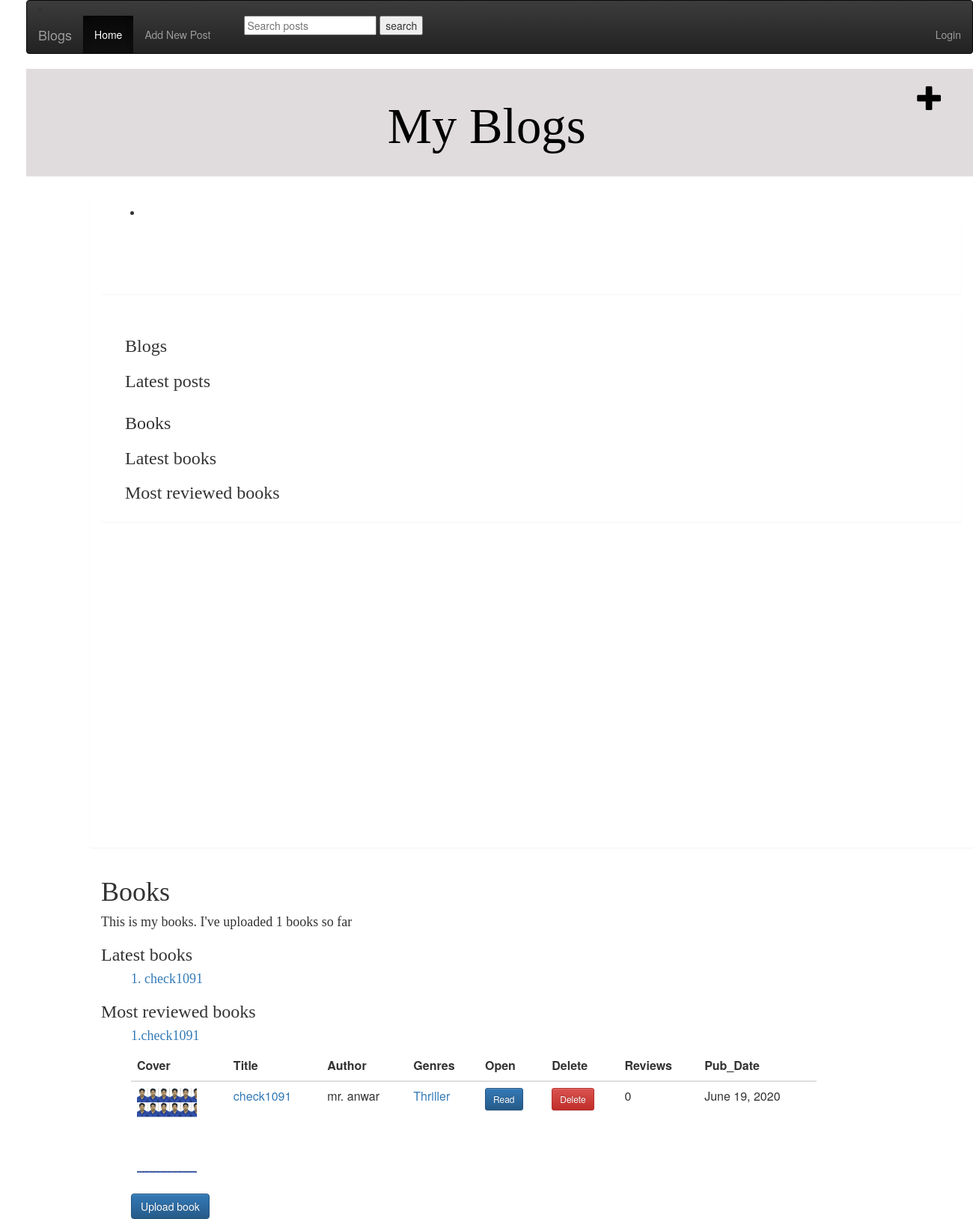
The app's page /Library/ with its own data.
### core/models.py (models this page shows, shortened)
class Book(models.Model):
    title = models.CharField(max_length=100)
    author = models.CharField(max_length=100)
    pdf = models.FileField(upload_to='book/pdfs/')
    cover = models.ImageField(upload_to='book/covers/', null=True, blank=True)
    published_date = models.DateTimeField(blank=True, null=True, auto_now_add=True)
    category = models.ForeignKey(Category, on_delete=models.PROTECT, null=True)
    views = models.PositiveIntegerField(default=0)

class Category(models.Model):
    name= models.CharField(max_length=250)
    slug = models.SlugField(max_length=250, unique=True)
    class Meta:
        ordering = ('name',)
    def get_absolute_url(self):
        return reverse('list_of_book_by_category', args=[self.slug])
    def __str__(self):
        return self.name

### core/views.py (the view)
# urls.py: path('Library/', views.book_list, name='book_list'),
def book_list(request):
    books = Book.objects.all()
    template = 'core/book_list.html'
    return render(request, template, {
        'books' : books
    })

### core/templatetags/book_tags.py (called while the page is built)
@register.simple_tag
def total_book():
    return Book.objects.count()

@register.inclusion_tag('core/latest_books.html')
def show_latest_books(count=5):
    latest_books = Book.objects.order_by('-published_date')[:count]
    return {'latest_books': latest_books}

@register.simple_tag
def get_most_commented_posts(count=2):
    post_objects_comment =  Book.objects.annotate(total_comments = Count('comments'))
    return post_objects_comment.order_by('-total_comments')[:count]

### core/templates/core/book_list.html (shortened to what this page needs)
{% extends 'core/base_core.html' %}
{% block content %}
        <table class="table mb-0" >
        <thead>
        <tr>
            <th>Cover</th>
            <th>Title</th>
            <th>Author</th>
            <th>Genres</th>
            <th>Open</th>
            <th>Delete</th>
            <th>Reviews</th>
            <th>Pub_Date</th>
        </tr>
        </thead>
        <tbody>
            {% for book in books %}
               <tr>
                   <td>
                   {% if book.cover %}
                       <a href="{{ book.cover.url }}"><img src="{{ book.cover.url }}" alt="{{ book.title }}" style="width: 80px">
                    {% else %}
                       <span class="text-muted">No cover</span>
                   {% endif %}
                   </td>
                   <td><a href="{% url 'book_detail' pk=book.pk %}">{{ book.title }}</a></td>
                   <td>{{ book.author }}</td>
                   <td><a href="{{ book.category.get_absolute_url }}">{{ book.category }}</a></td>
                   <td>
                       <a href="{{ book.pdf.url }}" class="btn btn-primary btn-sm" target="_blank">
                           Read
                       </a>
                   </td>
                   <td>
                       <form method="post" action="{% url 'delete_book' book.pk %}">
                           <button type="submit" class="btn btn-danger btn-sm">Delete</button>
                       </form>
                   </td>
                   <td>{{ book.comments.count }}</a></td>
                   <td>{{ book.published_date |date:"F d, Y" }}</td>
           </tr>
            {% endfor %}
        </tbody>
    </table>
            <a href="{% url 'upload_book' %}" class="btn btn-primary">Upload book</a>
               </div>
            </div></div>
{% endblock %}

### core/templates/core/base_core.html (shortened to what this page needs)
{% load static %}
{% load book_tags %}
<html>
   {% include 'blog/base.html' %}
   <body>
      <div class="content container-fluid">
         <div class="row">
            {% include 'blog/left_sidebar.html' %}
<div class="collapse navbar-collapse" id="navbarNav">
                                            <h1>Books</h1>
                                            <h4>This is my books. I've uploaded {% total_book %} books so far</h4>
                                            <h3>Latest books</h3>
                                          <h4>{% show_latest_books 2 %}</h4>
                                            <h3>Most reviewed books</h3>
                                            {% get_most_commented_posts as	most_commented_posts	%}
                                            <ul> {%	for	book in	most_commented_posts	%}
                                            <a	href="{% url 'book_detail' pk=book.pk %}">
                                                <h4>{{forloop.counter}}.{{ book.title	}}</h4>
                                            </a>
                                {%	endfor	%}
                            </ul>
                            </div>
  <div class="container">
    <div class="row justify-content-center">
      <div class="col-lg-10 col-md-12">
        <div class="card mb-4">
          <div class="card-body">
            {% block content %}
            {% endblock %}
          </div>
        </div>
      </div>
    </div>
</body>
</html>

### core/templates/core/latest_books.html
<ul>
    {% for book in latest_books %}
        <a href="{% url 'book_detail' pk=book.pk %}">
            {{forloop.counter}}.
            {{book.title}}
        </a>
    {% endfor %}
</ul>

### MyApp/static/css/vlog.css (style rules this page uses)
body { padding-left: 35px; background-color: #2b9bbbd; }
.content { margin-left: 50px; }
h1, h2, h3, h4 { font-family: 'Lobster', cursive; }
.row { padding-left: 35px; display: block; }

### records on screen
Book: title "check1091", cover (picture), author "mr. anwar", category "Thriller", comments.count "0", published_date "June 19, 2020"
